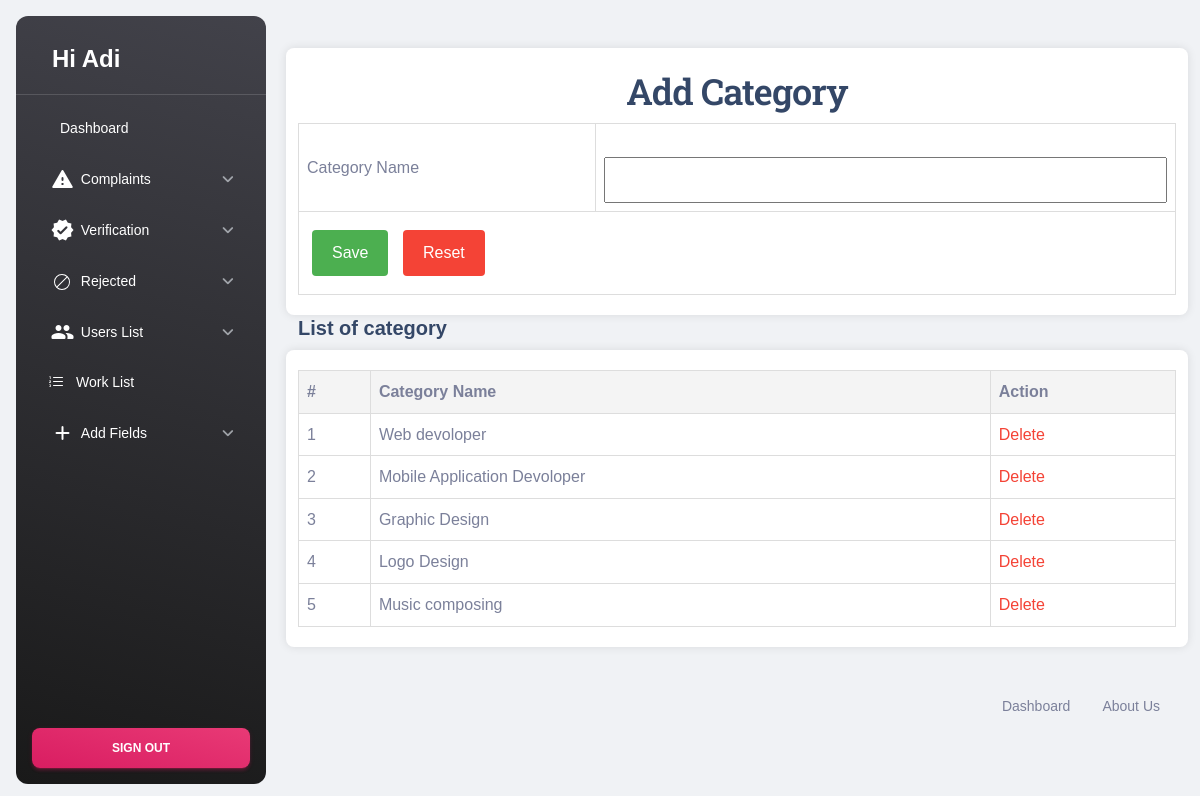
The page /Admin/Category.php (signed in) on the database as committed earlier.
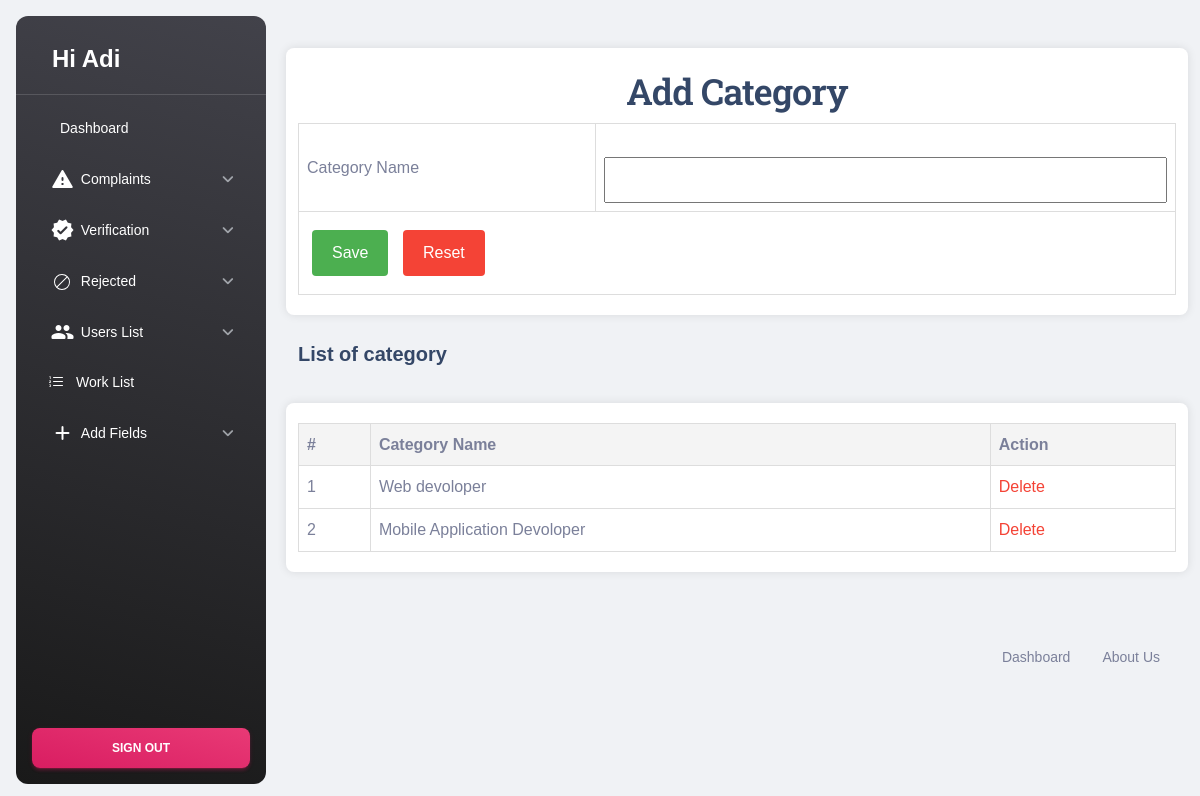
The same page on the database as committed later.
### tables this page shows
CREATE TABLE `tbl_category` (
  `category_id` int(11) NOT NULL,
  `category_name` varchar(50) NOT NULL
);

### Admin/Category.php (the view, shortened to what this page needs)
<?php
include('Header.php');
    ?>
<!DOCTYPE html PUBLIC "-//W3C//DTD XHTML 1.0 Transitional//EN" "http://www.w3.org/TR/xhtml1/DTD/xhtml1-transitional.dtd">
<html xmlns="http://www.w3.org/1999/xhtml">
<head>
</head>
<body>
  <form id="form1" name="form1" method="post" action="">
    <h2 align="center">Add Category</h2>
    <table>
      <tr>
        <td>Category Name</td>
        <td><label for="txt_category"></label>
          <input type="text" name="txt_category" id="txt_category" />
        </td>
      </tr>
      <tr>
        <td colspan="2" align="center">
          <input type="submit" name="btn_save" id="btn_save" value="Save" />
          <input type="reset" name="btn_cancel" id="btn_cancel" value="Reset" />
        </td>
      </tr>
    </table>
  </form>
  <br>
  <br>
  <br>
  <br>
  <h5>List of category</h5>
  <br>
  <form id="form2" name="form2" method="POST" action="">
    <table>
      <tr>
        <th>#</th>
        <th>Category Name</th>
        <th>Action</th>
      </tr>
      <?php
      $selqry = "SELECT * FROM tbl_category";
      $category = $con->query($selqry);
      $i = 1;
      while ($data = $category->fetch_assoc()) {
      ?>
        <tr>
          <td><?php echo $i++ ?></td>
          <td><?php echo $data['category_name']; ?></td>
          <td><a href="Category.php?did=<?php echo $data['category_id'];?>" style="color: #f44336; text-decoration: none;">Delete</a></td>
        </tr>
      <?php
      }
      ?>
    </table>
  </form>
</body>
<?php
include('Footer.php');
?>
</html>

Rows that differ between the two databases and show on the page:
removed tbl_category: category_name "Graphic Design"
removed tbl_category: category_name "Logo Design"
removed tbl_category: category_name "Music composing"
